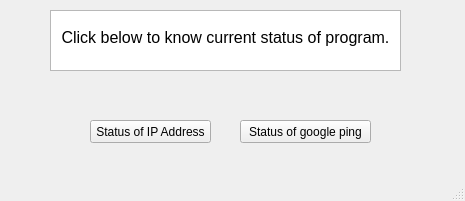
<?xml version="1.0" encoding="UTF-8"?>
<ui version="4.0">
 <class>MainWindow</class>
 <widget class="QMainWindow" name="MainWindow">
  <property name="geometry">
   <rect>
    <x>0</x>
    <y>0</y>
    <width>465</width>
    <height>201</height>
   </rect>
  </property>
  <property name="windowTitle">
   <string>MainWindow</string>
  </property>
  <widget class="QWidget" name="centralwidget">
   <widget class="QTextEdit" name="textEdit">
    <property name="geometry">
     <rect>
      <x>50</x>
      <y>10</y>
      <width>351</width>
      <height>61</height>
     </rect>
    </property>
    <property name="html">
     <string>&lt;!DOCTYPE HTML PUBLIC &quot;-//W3C//DTD HTML 4.0//EN&quot; &quot;http://www.w3.org/TR/REC-html40/strict.dtd&quot;&gt;
&lt;html&gt;&lt;head&gt;&lt;meta name=&quot;qrichtext&quot; content=&quot;1&quot; /&gt;&lt;style type=&quot;text/css&quot;&gt;
p, li { white-space: pre-wrap; }
&lt;/style&gt;&lt;/head&gt;&lt;body style=&quot; font-family:'MS Shell Dlg 2'; font-size:8.25pt; font-weight:400; font-style:normal;&quot;&gt;
&lt;p align=&quot;center&quot; style=&quot;-qt-paragraph-type:empty; margin-top:0px; margin-bottom:0px; margin-left:0px; margin-right:0px; -qt-block-indent:0; text-indent:0px;&quot;&gt;&lt;br /&gt;&lt;/p&gt;
&lt;p align=&quot;center&quot; style=&quot; margin-top:0px; margin-bottom:0px; margin-left:0px; margin-right:0px; -qt-block-indent:0; text-indent:0px;&quot;&gt;&lt;span style=&quot; font-size:12pt;&quot;&gt;Click below to know current status of program.&lt;/span&gt;&lt;/p&gt;&lt;/body&gt;&lt;/html&gt;</string>
    </property>
   </widget>
   <widget class="QPushButton" name="pushButton">
    <property name="geometry">
     <rect>
      <x>90</x>
      <y>120</y>
      <width>121</width>
      <height>23</height>
     </rect>
    </property>
    <property name="text">
     <string>Status of IP Address</string>
    </property>
   </widget>
   <widget class="QPushButton" name="pushButton_2">
    <property name="geometry">
     <rect>
      <x>240</x>
      <y>120</y>
      <width>131</width>
      <height>23</height>
     </rect>
    </property>
    <property name="text">
     <string>Status of google ping</string>
    </property>
   </widget>
  </widget>
  <widget class="QMenuBar" name="menubar">
   <property name="geometry">
    <rect>
     <x>0</x>
     <y>0</y>
     <width>465</width>
     <height>21</height>
    </rect>
   </property>
  </widget>
  <widget class="QStatusBar" name="statusbar"/>
 </widget>
 <resources/>
 <connections/>
</ui>
